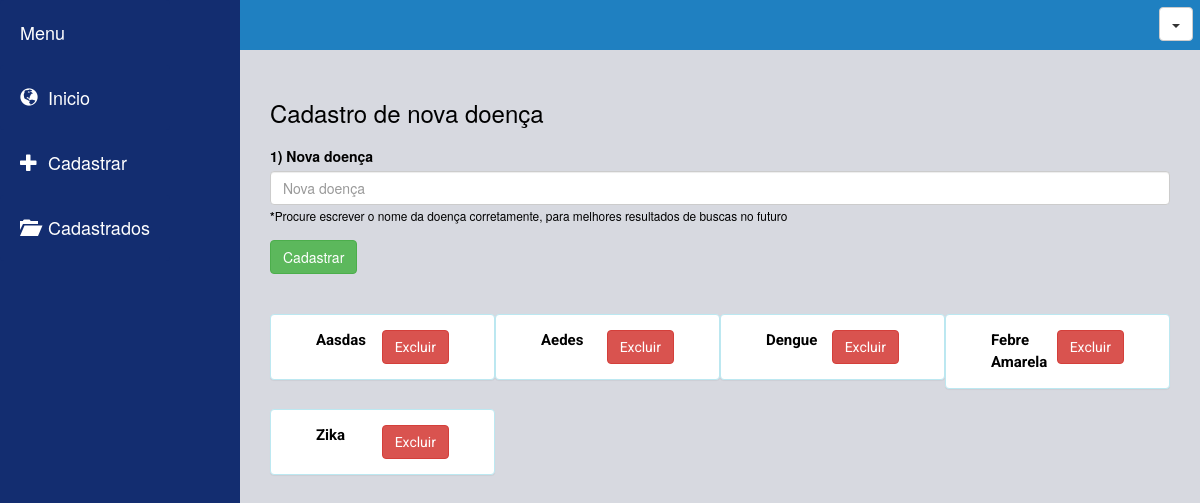
The app's page /doenca.php, older data.
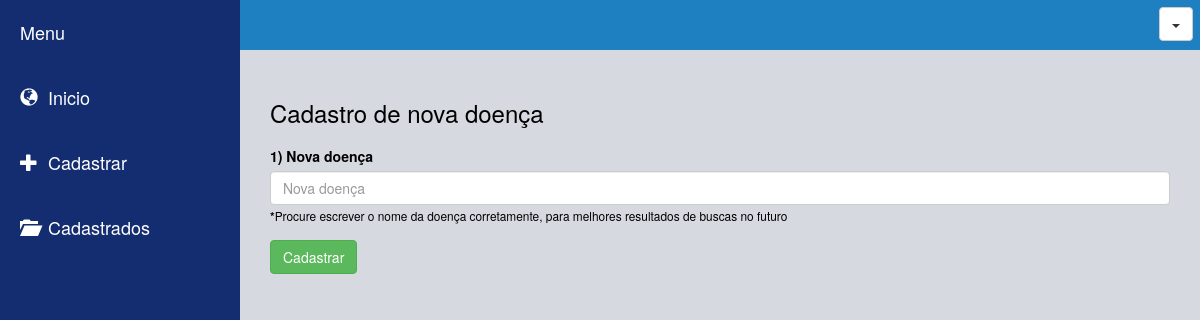
The same page, newer data.
### tables this page shows
CREATE TABLE IF NOT EXISTS `doencas` (
  `idDoenca` int(11) NOT NULL AUTO_INCREMENT,
  `nomeDoenca` varchar(100) DEFAULT NULL,
  PRIMARY KEY (`idDoenca`)
);

### doenca.php (the view, shortened to what this page needs)
<?php
  include 'inc/conectDB.php';
    include "inc/header.php";
?>
    <div class="container-flex">
        <?php include "inc/mlateral.php"; ?>
      <div class="parte-central">
          <?php include "inc/mtop.php"; ?>
        <div class="corpo-meio">
        <div>
          <h3>Cadastro de nova doença</h3>
        </div>
        <form action="" method="POST">
        <div class="form-group">
          <label for="novaDoenca">1) Nova doença</label>
          <input type="text" class="form-control" name="novaDoenca" id="novaDoenca" placeholder="Nova doença">
          <small> <strong>*</strong>Procure escrever o nome da doença corretamente, para melhores resultados de buscas no futuro</small>
        </div>
         <button type="submit" name="btnsDoenca" class="btn btn-success"> Cadastrar</button>
        </form><br><br>
                <?php
                $doenca = mysqli_query($conexao,"SELECT * FROM doencas ORDER BY nomeDoenca asc");
                while($doencas = mysqli_fetch_assoc($doenca)) {
                    echo '<div class="panel panel-info resultpanel col-lg-3">
                             <div class="panel-body">
                                <div class="col-lg-9">'.$doencas['nomeDoenca'].'</div>
                                <div class="col-lg-3">
                                    <button class="btn btn-danger delete_product pull-right" data-id="'.$doencas['idDoenca'].'">Excluir</button>
                                </div>
                             </div>
                        </div>';
                }
                ?>
        </div>
      </div>
    </div>
<?php
    include "inc/footer.php";
?>

Row changes from the older to the newer data that the page shows:
removed doencas: nomeDoenca "Aasdas"
removed doencas: nomeDoenca "Aedes"
removed doencas: nomeDoenca "Dengue"
removed doencas: nomeDoenca "Febre Amarela"
removed doencas: nomeDoenca "Zika"
